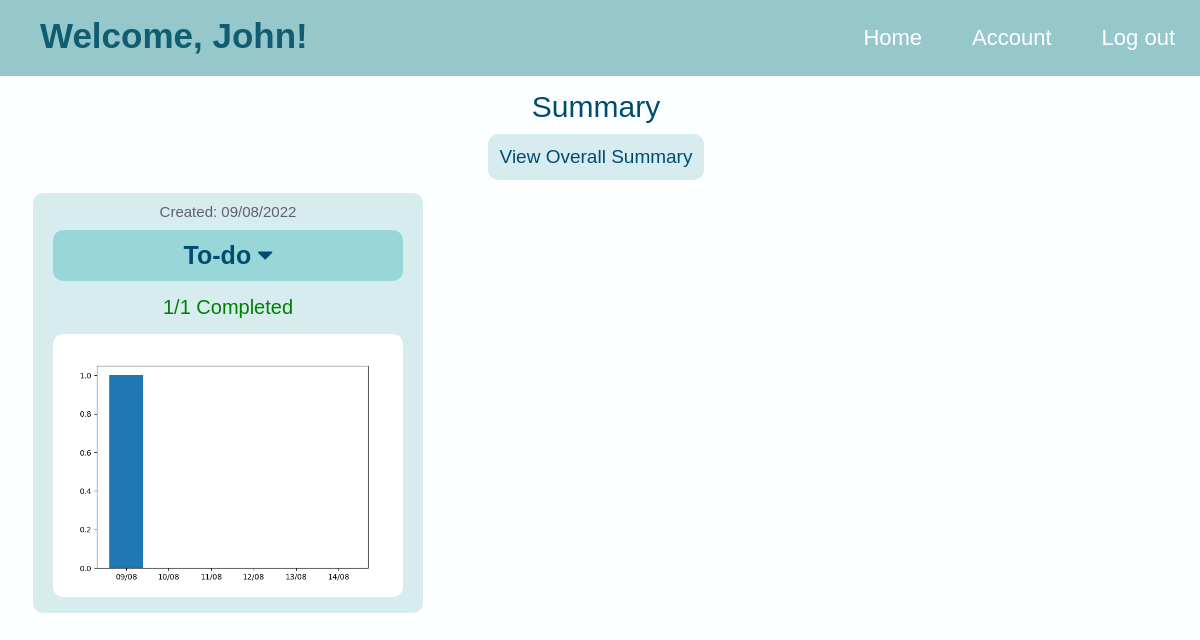
/John/summary, run on the app's committed database.
### application/models.py (models this page shows)
class User(db.Model):
    __tablename__ = "User"
    UserID = db.Column(db.Integer, autoincrement=True, primary_key=True)
    Username = db.Column(db.String, unique=True, nullable=False)
    EmailID = db.Column(db.String)
    Password = db.Column(db.String, nullable=False)

class List(db.Model):
    __tablename__ = "List"
    ListID = db.Column(db.Integer, autoincrement=True, primary_key=True)
    UserID = db.Column(db.Integer, db.ForeignKey("User.UserID"), unique=True, nullable=False)
    Name = db.Column(db.String, nullable=False)
    Description = db.Column(db.String)
    Created_time = db.Column(db.String, nullable=False)

### application/controllers.py (the view)
@app.route("/<username>/summary")
def summary(username):
    user = User.query.filter_by(Username = username).first()
    lists = List.query.filter_by(UserID = user.UserID).all()
    count = {}
    for list in lists:
        l = {}
        total_cards = Card.query.filter_by(ListID = list.ListID).all()
        l['total'] = len(total_cards)
        completed_cards = Card.query.filter_by(ListID = list.ListID, Complete = '1').all()
        l['c'] = len(completed_cards)
        not_completed_cards = Card.query.filter_by(ListID = list.ListID, Complete = '0', ).all()
        curr_date = str(date.today())
        l['pd'] = 0
        l['d'] = 0
        for card in not_completed_cards:
        	x = str(datetime.strptime(card.Deadline, '%d/%m/%Y').date())
       		if curr_date > x:
       			l['pd']+=1
       		else:
       			l['d']+=1
       	count[list.ListID] = l
        dates = []
        completed_card_count = []
        start_date = datetime.strptime(list.Created_time, '%d/%m/%Y').date()
        end_date = datetime.strptime(str(date.today().strftime('%d/%m/%Y')), '%d/%m/%Y').date()
        for x in daterange(start_date, end_date):
            x = x.strftime('%d/%m/%Y')
            dates.append(x[:5])
            cc = Card.query.filter_by(ListID=list.ListID, Completed_time = x).all()
            completed_card_count.append(len(cc))
        fig = plt.figure()
        fig.add_subplot(111)
        plt.bar(dates, completed_card_count)
        plt.savefig("static/"+str(list.ListID)+"_graph.png")
    return render_template("summary.html",username=username, lists=lists, count=count)

### application/controllers.py (called while the page is built)
def daterange(date1, date2):
    for n in range(int ((date2 - date1).days)+1):
        yield date1 + timedelta(n)

### templates/summary.html (shortened to what this page needs)
<!DOCTYPE html>
    <head>
        <link rel="stylesheet" href="https://cdnjs.cloudflare.com/ajax/libs/font-awesome/4.7.0/css/font-awesome.min.css">
    </head>
    <body>
        <div class="header" style="color:#ffffff">
            <ul>
                <li><a class = "logo" href="{{url_for('home',username=username)}}">Welcome, {{username}}!</a></li>
                <li><a class = "block" href="{{url_for('logout')}}">Log out </a></li>
                <li><a class = "block" href="{{url_for('account',username=username)}}">Account </a></li>
                <li><a class = "block" href="{{url_for('home',username=username)}}">Home </a></li>
            </ul>
        </div>
        <div class="info">
            <div class="title">
                Summary
            </div>
            <a href="{{url_for('overallsummary',username=username)}}" class="os">View Overall Summary</a>
            <table>
                <tr>
                    {% for list in lists %}
                        <td>
                            <div class="list">
                                <div class="date">Created: {{list['Created_time']}} </div>
                                <div class="listname">
                                    <button class="listbtn">
                                        {{list['Name']}}
                                        <i class="fa fa-caret-down" aria-hidden="true"></i>
                                    </button>
                                </div>
                                <div class="details">
                                    {% if count[list['ListID']]['c'] != 0 %}
                                        <div class="c">{{count[list['ListID']]['c']}}/{{count[list['ListID']]['total']}} Completed</div>
                                    {% endif %}
                                </div>
                                <div class="graph">
                                    <img src="../static/{{list['ListID']}}_graph.png">
                                </div>
                            </div>
                        </td>
                    {% endfor %}
                </tr>
            </table>
        </div>
    </body>
</html>

### templates/summary.html (style rules this page uses)
body { background-color: #e7ffff26; font-family: 'Gill Sans', 'Gill Sans MT', Calibri, 'Trebuchet MS', sans-serif; margin-left: 0; margin-bottom: 0; }
.header { overflow: hidden; margin: 0px; background-color: #95c7cb; padding: 0px 0px; position: fixed; top: 0; width: 100%; left:0; }
.header ul { margin: 0; padding: 0; list-style-type: none; }
.header .block { display: block; color: white; text-align: center; padding: 25px 25px; float: right; text-decoration: none; font-size: 22px; }
.header .logo { color: rgb(16, 92, 113); font-weight: bold; text-decoration: none; float: left; font-size: 35px; padding: 16px 40px; }
.info { padding-top: 50px; padding-left: 20px; padding-right: 20px; margin-top: 20px; font-size: 22px; color: #004c70; text-align: center; }
.info .list { padding-left: 20px; padding-right: 20px; padding-bottom: 10px; margin: 10px; text-align: center; display: block; background-color: #d7ecee; min-height: fit-content; min-width: fit-content; border-radius: 10px; }
.info .list .date { font-size: 15px; color: rgb(94, 97, 113); padding: 10px; }
.info .list .listname { padding: 10px; text-align: center; display:block; border-radius: 10px; background-color: #72caca9c; border: none; font-size: 20px; }
.info .list .listname .listbtn { font-size: 25px; margin: 0; border: none; background-color: #72caca00; font-weight: bold; color:#004c70; font-family: inherit; }
.info table tr { vertical-align: top; }
.info .title { font-size: 30px; margin-top: 20px; }
.info .os { text-decoration: none; display: inline-block; background-color: #d7ecee; border-radius: 10px; width: fit-content; padding: 12px; text-align: center; color: #004c70; font-size: 19px; margin-top: 10px; }
.info .details { font-size: 20px; margin: 15px; }
.info .details .c { color: green; }
.graph img { border-radius: 10px; height: auto; width: 350px; }

### data on the page
User: Username "John"
List: Created_time "09/08/2022", Name "To-do", count "1"
